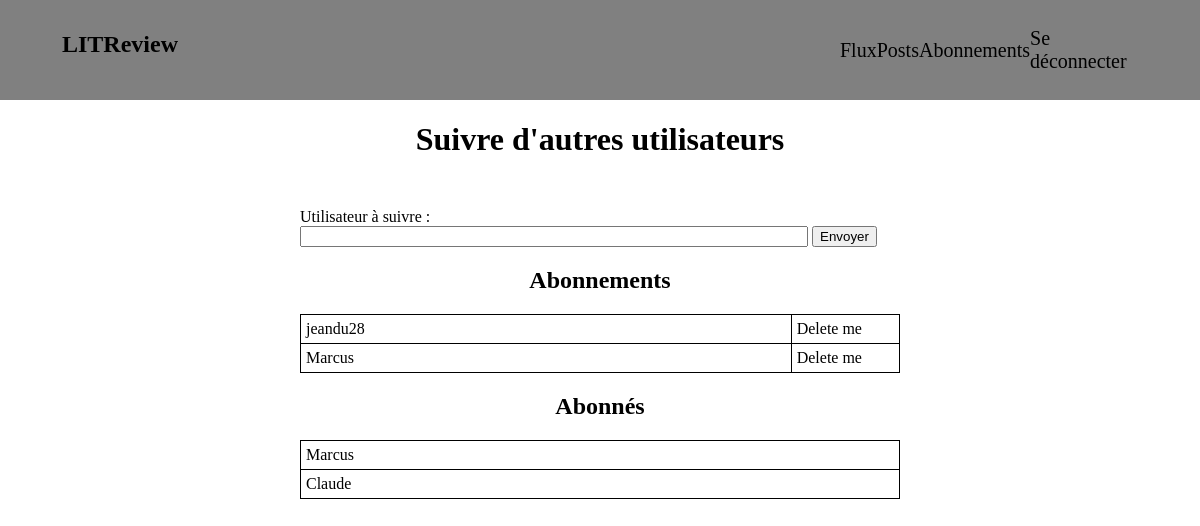
/followed/ (signed in), run on an earlier commit of the app's database.
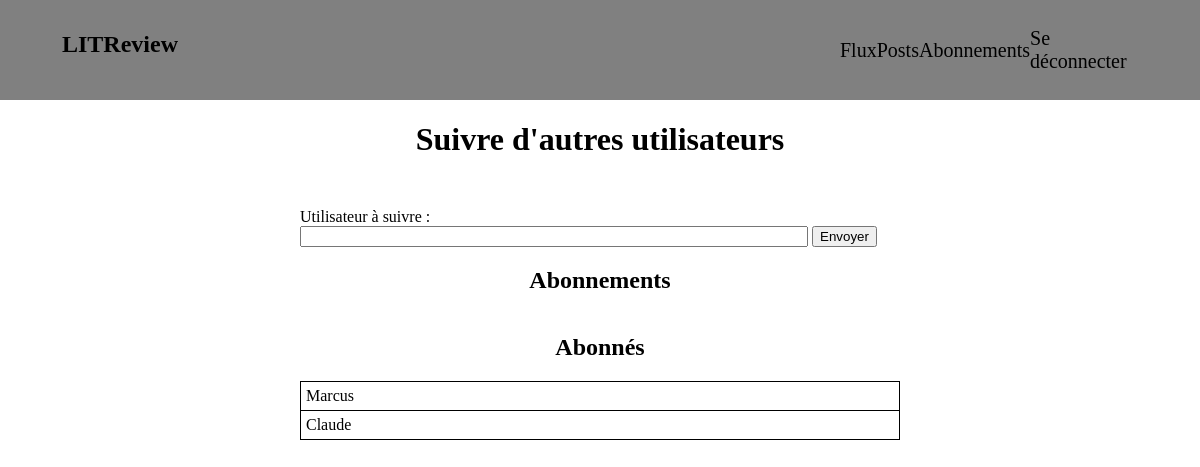
And on a later commit of the database.
### posts/models.py (models this page shows)
class UserFollows(models.Model):
    user = models.ForeignKey(to=settings.AUTH_USER_MODEL,on_delete=models.CASCADE,related_name='following')
    followed_user = models.ForeignKey(to=settings.AUTH_USER_MODEL,on_delete=models.CASCADE,related_name='followed_by')
    class Meta:
        unique_together = ('user', 'followed_user', )

### posts/views.py (the view, shortened to what this page needs)
# urls.py: path('followed/',follow,name = 'abonnements'),
def follow(request):
    form = UserFollow()
    context = {}
    result_abonnements = []
    result_abonnés = []
    users = User.objects.all()
    for userfollow in UserFollows.objects.all():
        if request.user.id == userfollow.followed_user_id:
            userfollow.username = userfollow.user_id
            result_abonnés.append(userfollow)
        if userfollow.user_id == request.user.id:
            userfollow.username = userfollow.followed_user_id
            result_abonnements.append(userfollow)
    for user in users:
        for abo in result_abonnés:
            if abo.username == user.id:
                abo.username = user.username
        for abonne in result_abonnements:
            if abonne.username == user.id:
                abonne.username = user.username
    context['abonnements'] = result_abonnements
    context['abonnés'] = result_abonnés
    context['form'] = form
    return render(request, "followed.html",context)

### posts/forms.py
class UserFollow(forms.ModelForm):
    class Meta:
        model = UserFollows
        fields = ['followed_user']
        labels = {
            "followed_user": "Utilisateur à suivre",
        }
        widgets = {"followed_user" : forms.TextInput()}

### utilisateurs/templates/followed.html (shortened to what this page needs)
{% extends 'base.html' %}
{% load static %}
{% block title %}
<h1>Suivre d'autres utilisateurs</h1>
{% endblock %}
{% block content %}
<link rel="stylesheet" href="{% static 'css/followed.css' %}">
<div class="content">
    <form method="POST" id="form">
        {{ form }}
        <input type="submit" value="Envoyer">
    </form>
    <h2>Abonnements</h2>
    <table class="tableau_abonnements">
    {% for abonnement in abonnements %}
        <tr>
            <td>{{abonnement.username}}</td>
            <td><a href="/delete/{{abonnement.id}}">Delete me</a></td>
        </tr>
    {% endfor %}
    </table>
    <h2>Abonnés</h2>
    <table class="tableau_abonnés">
    {% for abonné in abonnés %}
       <tr>
            <td>{{abonné.username}}</td>
        </tr>
    {% endfor %}
        </table>
</div>
{% endblock %}

What changed in the data, as far as the page shows it:
removed UserFollows: username "jeandu28", shown under "Abonnements"
removed UserFollows: username "Marcus", shown under "Abonnements"
